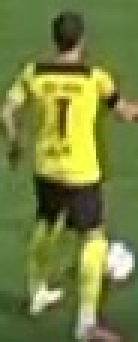
#> input picture output_videos/player_1.jpg, 46 x 114 px (shown 3 times larger)
$ jupyter execute color_assignment.ipynb
#> lines starting #> are read from the running program, lines starting #| are printed output that depends on the picture; after the words box and inside, x2 and y2 are one past the last pixel; in counts of white or black regions, pixels touching at a corner belong together
[cell 1]
import cv2
import matplotlib.pyplot as plt
import numpy as np
import os
from dotenv import load_dotenv
from sklearn.cluster import KMeans

[cell 2]
image_path = '../output_videos/player_1.jpg'

image = cv2.imread(image_path)
#> image is the input picture: shape (114, 46, 3); mean B, G, R 63.8, 128.8, 117.3
image = cv2.cvtColor(image, cv2.COLOR_BGR2RGB)

[cell 3]
plt.imshow(image)
plt.show()

## Take top half of Image

[cell 4]
top_half_image = image[0: int(image.shape[0]/2),:]
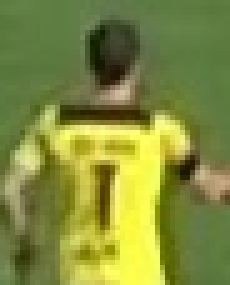
#> top_half_image: shape (57, 46, 3) (shown 5 times larger); mean R, G, B 129.5, 140.1, 61.4

[cell 5]
plt.imshow(top_half_image)
plt.show()

## Cluster the image into 2 cluster,  so we can get the dominant color

[cell 6]
# Reshape the image to be a list of pixels
image_2d = top_half_image.reshape((-1, 3))
#> image_2d = 2622 rows, first 8: [90, 125, 61], [91, 126, 62], [95, 126, 66], [97, 128, 68], [98, 129, 70], [98, 129, 70], [97, 128, 68], [95, 126, 66]

# Perform KMeans clustering to find the dominant colors
kmeans = KMeans(n_clusters=2, random_state=42, n_init='auto').fit(image_2d)

# Get the cluster labels
labels = kmeans.labels_
#> labels = 2622 values, max 1 at index 761, min 0 at index 0, mean 0.257

#reshape the lables inot the original image shape
clustered_image = labels.reshape(top_half_image.shape[0], top_half_image.shape[1])
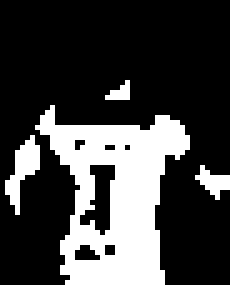
#> clustered_image: shape (57, 46) int32 (shown 5 times larger); values 0 (black) and 1 (white), 25.7% white; 4 white regions (1 under 20 px), largest, box (x1, y1, x2, y2) and area: (7, 21, 38, 57) 590, (1, 27, 8, 43) 49, (39, 33, 46, 40) 24

# Display the clustered image
plt.imshow(clustered_image)
plt.show()

## Segment the image based on the dominant color

[cell 7]
corner_clusters = [clustered_image[0,0], clustered_image[0,-1], clustered_image[-1,0], clustered_image[-1,-1]]
#> corner_clusters = [0, 0, 0, 0]
non_player_clustered = max(set(corner_clusters), key=corner_clusters.count)
#> non_player_clustered = 0
print(f'Non player cluster: {non_player_clustered}')
#| Non player cluster: 0

[cell 8]
player_cluster = 1 - non_player_clustered
#> player_cluster = 1
print(f'Player cluster: {player_cluster}')
#| Player cluster: 1

[cell 9]
kmeans.cluster_centers_[player_cluster]
#> Out = [217.6, 215.6, 85.43]
